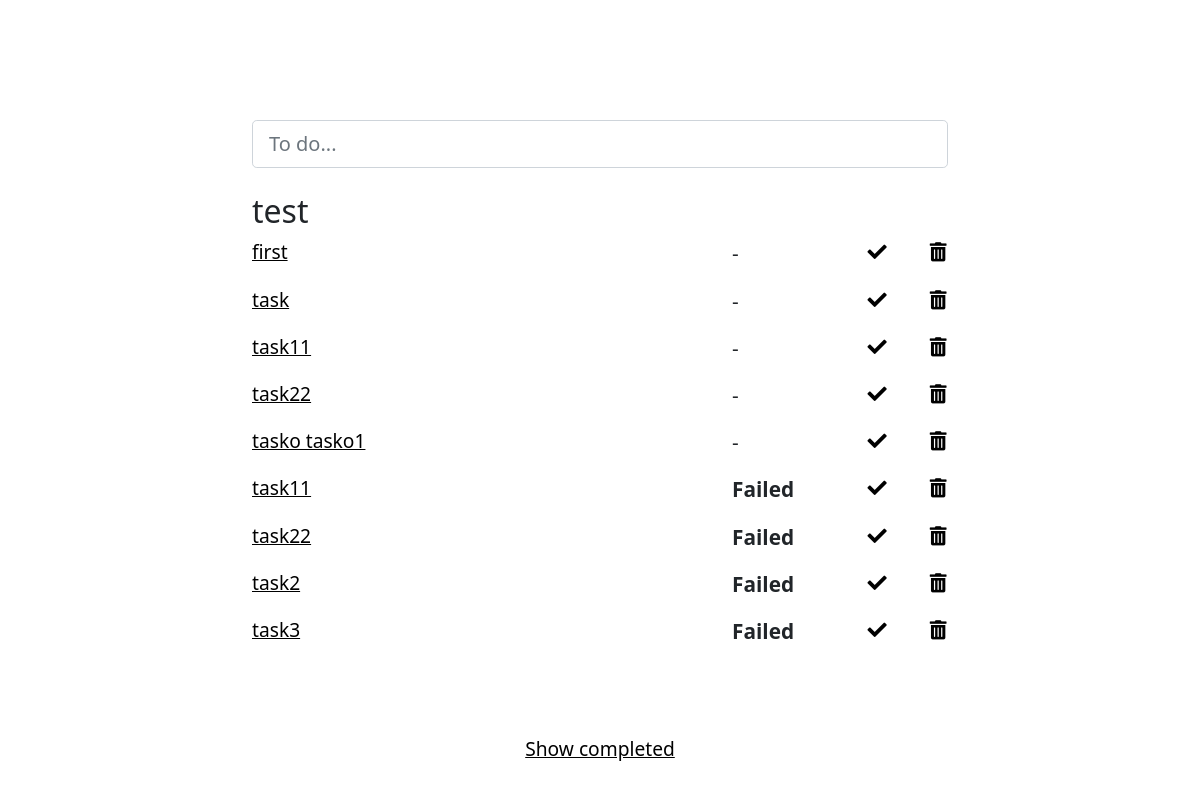
/category/test, run on the app's committed database.
### todoapp/models.py (models this page shows)
class Category(db.Model):
    id = db.Column(db.Integer, primary_key = True)
    name = db.Column(db.String(250), unique=True)
    show = db.Column(db.Boolean, default=True)
    tasks = db.relationship('Tasks', backref='category', lazy=True)
    project_id = db.Column(db.Integer, db.ForeignKey('project.id'))

class Tasks(db.Model):
    id = db.Column(db.Integer, primary_key=True)
    task = db.Column(db.String(250), nullable=False)
    completed = db.Column(db.Boolean, default=False, nullable=False)
    date = db.Column(db.String, default='')
    add_date = db.Column(db.DateTime, default=today, nullable =False)
    start_date = db.Column(db.DateTime)
    completed_date = db.Column(db.DateTime)
    category_id = db.Column(db.Integer, db.ForeignKey('category.id'))

### todoapp/category/views.py (the view)
@category.route('/category/<name>')
def show_category(name):
    print(request.args.get('sort'))
    return make_category_show(name)

### todoapp/category/logic.py (called while the page is built)
def get_category_date(deadline):
    if deadline == '':
        return '-'
    date_name = DateOutput(deadline)
    return date_name.modify_category_date()

def get_tasks(category):
    print(request.args.get('sort'))
    if request.args.get('sort') != None:
        sort_value = request.args.get('sort')
        if sort_value == 'deadlines':
            tasks = DbActions.get_category_tasks_deadlines(category.id)
            tasks = tasks.order_by(Tasks.date)
        elif sort_value == 'optional':
            tasks = DbActions.get_category_optional_tasks(category.id)
            tasks = tasks.order_by(Tasks.date)
    else:
        tasks = DbActions.get_all_category_tasks(category)
    return tasks

def make_category_show(name):
    category = DbActions.get_category(name)
    if category is None:
        return redirect(url_for('dashboard.home_page'))
    tasks = get_tasks(category)
    return render_template('category.html', category_name=name,
        todo_list=tasks, get_deadline= get_category_date)

### todoapp/db_actions.py (called while the page is built)
    def get_category(category_name):
        category_obj = Category.query.filter_by(name=category_name).first()
        return category_obj

    def get_all_category_tasks(category_obj):
        return category_obj.tasks

### todoapp/utilities.py (called while the page is built)
    def base_modify_date(self):
        if self.delta == 1:
            return 'tomorrow'
        elif self.delta == 0:
            return 'today'

    def modify_category_date(self):
        base = self.base_modify_date()
        if base:
            return base
        if self.delta < 0:
            return 'Failed'
        else:
            return f'{self.delta} days'

### todoapp/templates/category.html (shortened to what this page needs)
{% extends 'base.html' %}
{% block content %}
  <section class="todo-list">
    <div class="container-fluid">
      <div class="row">
          <h2>{{category_name}}</h2>
          {% for todo in todo_list %}
            {% if not todo.completed %}
              <div class="col-8">
                <a data-bs-toggle="collapse" href="#task{{todo.id}}" role="button" aria-expanded="false" aria-controls="task{{todo.id}}">
                  {{todo.task}}</a>
              </div>
              <div class="col-2">
                {% if get_deadline(todo.date) == 'Failed'%}
                <p class="deadline"><b>{{get_deadline(todo.date)}}</b></p>
                {% else %}
                <p class="deadline">{{get_deadline(todo.date)}}</p>
                {% endif %}
              </div>
        <div class="col-1 icon-links">
                <a class="but-link" href="{{url_for('service.completed', id=todo.id, category=category_name)}}"><i class="fas fa-check"></i></a>
        </div>
        <div class="col-1 icon-links">
          <a class="but-link" href="{{url_for('service.delete', id=todo.id, category=category_name)}}"><i class="fas fa-trash-alt"></i></a>
        </div>
            {% endif %}
          {% endfor %}
        </div>
      </div>
  </section>
  <section class="completed">
    <div class="container-fluid">
      <div class="open-completed">
        <a data-bs-toggle="collapse" href="#collapseCompleted" role="button" aria-expanded="false" aria-controls="collapseCompleted">
          Show completed</a>
      </div>
    </div>
  </section>
{% endblock %}

### todoapp/templates/base.html (shortened to what this page needs)
<!DOCTYPE html>
<html>
  <head>
    <link href="https://cdn.jsdelivr.net/npm/bootstrap@5.1.2/dist/css/bootstrap.min.css" rel="stylesheet">
    <link rel="stylesheet" href="https://cdn.jsdelivr.net/npm/bootstrap-icons@1.7.2/font/bootstrap-icons.css">
    <link rel="stylesheet" href="{{url_for('static', filename='style.css')}}">
    <link
      rel="stylesheet"
      href="https://use.fontawesome.com/releases/v5.13.0/css/all.css"
    />
  </head>
  <body>
    <section class="add-item">
      <div class='container-fluid'>
      <form method="post" action="{{url_for('service.terminal', category=category_name)}}" autocomplete="off">
        <div class="input-group-lg">
          <input type='text' class="form-control todo-input" placeholder="To do..." name="add" autocomplete="off" autofocus>
        </div>
      </form>
      </div>
    </section>
    {% block content %}
    {% endblock %}
</body>
</html>

### todoapp/static/style.css (style rules this page uses)
.add-item { padding: 10% 20% 0% 20% ; }
.todo-list { padding: 2% 20%; }
.icon-links { text-align: right; }
.but-link { padding: 4%; color: black; }
p { font-size: 1.3rem; }
.completed { padding: 4% 20%; }
a { font-size: 1.2rem; color:black; }
.open-completed { text-align: center; }

### data on the page
Category: name "test"
Tasks: task "first", date "-"
Tasks: task "task", date "-"
Tasks: task "task11", date "-"
Tasks: task "task22", date "-"
Tasks: task "tasko tasko1", date "-"
Tasks: task "task11", date "Failed"
Tasks: task "task22", date "Failed"
Tasks: task "task2", date "Failed"
Tasks: task "task3", date "Failed"
